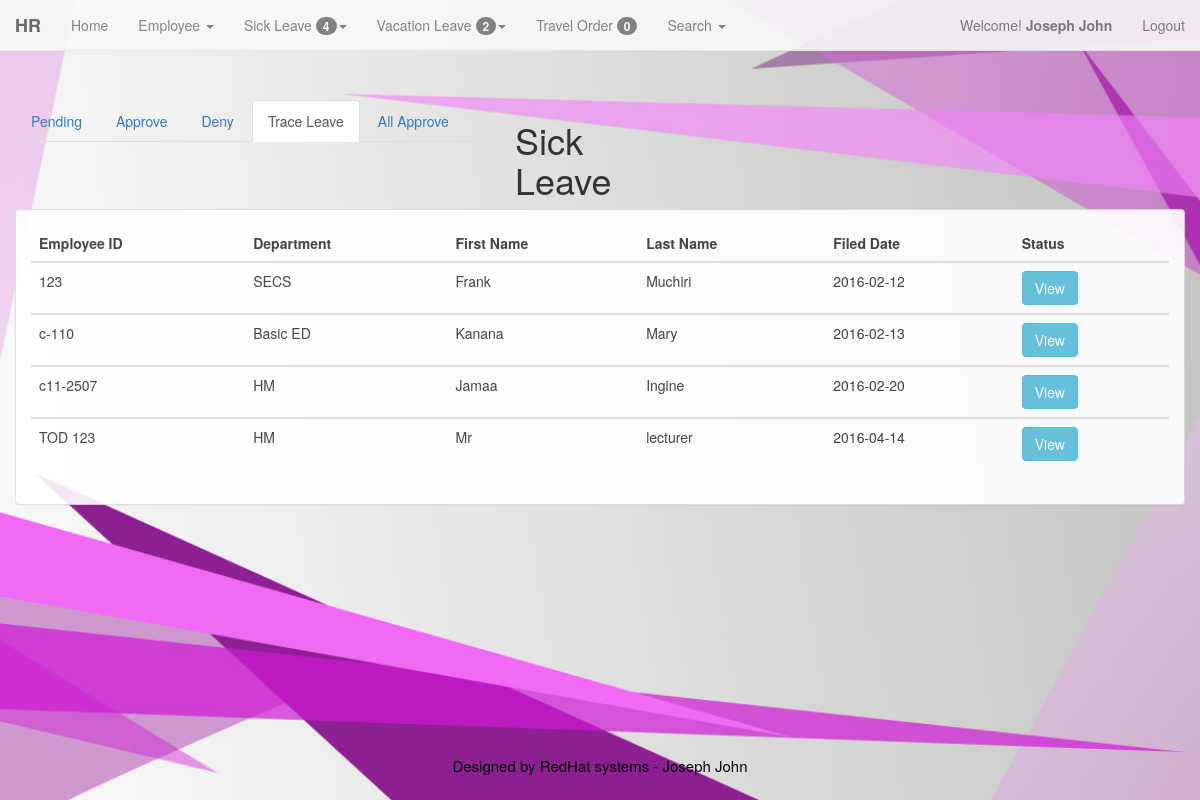
The page /admin/leave_track.php (signed in) on the database its author committed.
### tables this page shows
CREATE TABLE IF NOT EXISTS `members` (
  `id` int(11) NOT NULL AUTO_INCREMENT,
  `username` varchar(200) NOT NULL,
  `password` varchar(200) NOT NULL,
  `FirstName` varchar(200) NOT NULL,
  `LastName` varchar(200) NOT NULL,
  `LEVEL` int(1) NOT NULL,
  PRIMARY KEY (`id`)
);

CREATE TABLE IF NOT EXISTS `employee` (
  `emp_id` int(100) NOT NULL AUTO_INCREMENT,
  `id_emp` varchar(128) NOT NULL,
  `emp_fname` varchar(128) NOT NULL,
  `emp_lname` varchar(128) NOT NULL,
  `emp_mname` varchar(128) NOT NULL,
  `emp_bday` varchar(128) NOT NULL,
  `emp_age` int(11) NOT NULL,
  `emp_gen` varchar(128) NOT NULL,
  `emp_add` varchar(128) NOT NULL,
  `emp_stat` varchar(128) NOT NULL,
  `emp_cont` varchar(11) NOT NULL,
  `sss` int(10) NOT NULL,
  `pagibig` int(12) NOT NULL,
  `philhealth` int(12) NOT NULL,
  `tin` varchar(13) NOT NULL,
  `email` varchar(128) NOT NULL,
  `emp_pos` varchar(128) NOT NULL,
  `id_pos` int(11) NOT NULL,
  `id_dept` int(11) NOT NULL,
  `addedby` varchar(128) NOT NULL,
  `emp_date` date NOT NULL,
  `stat` int(2) NOT NULL,
  PRIMARY KEY (`emp_id`)
);

CREATE TABLE IF NOT EXISTS `department` (
  `id_dept` int(11) NOT NULL,
  `depart_name` varchar(128) NOT NULL,
  `emp_id` varchar(11) NOT NULL,
  PRIMARY KEY (`id_dept`)
);

CREATE TABLE IF NOT EXISTS `leaves` (
  `leaveid` int(100) NOT NULL AUTO_INCREMENT,
  `emp_id` int(100) NOT NULL,
  `date` date NOT NULL,
  `leavetype` char(100) NOT NULL,
  `edate` date NOT NULL,
  `endate` date NOT NULL,
  `no_days` int(10) NOT NULL,
  `hr_approve` int(5) NOT NULL,
  `prog_head` int(5) NOT NULL,
  `vp_operation` int(5) NOT NULL,
  `exe_vp` int(5) NOT NULL,
  `sl_stat` int(2) NOT NULL,
  PRIMARY KEY (`leaveid`)
);

### admin/leave_track.php (the view, shortened to what this page needs)
<?php
	include ('menu.php');
?>
	<div class="container-fluid">
				<div class = "row" style = "margin-top:50px">
					<div class = "col-md-5">
						<ul class="nav nav-tabs">
						  <li role="presentation"><a href="view-emp-pending.php">Pending</a></li>
						  <li role="presentation"><a href="approval_approve.php">Approve</a></li>
						  <li role="presentation"><a href="approval_deny.php">Deny</a></li>
						  <li role="presentation" class="active"><a href="leave_track.php">Trace Leave</a></li>
						  <li role="presentation"><a href="all_approve.php">All Approve</a></li>
						</ul>
					</div>
					<div class = "col-md-2">
						<h1>Sick Leave</h1>
					</div>
				</div>
<div class="container-fluid">
	<div class = "row">
		<div class="panel panel-default">
			<div class="panel-body">
				<div class="table-responsive">
					<?php
						$sql = "SELECT * FROM employee, department, leaves, executive
									WHERE employee.emp_id = leaves.emp_id
									AND employee.id_dept = department.id_dept
									AND executive.exe_vp = leaves.exe_vp
									AND employee.stat='1' AND executive.exe_vp = '1'";
						$qry=mysql_query($sql);
					?>
						<table class='table table-hover'>
									<thead>
										<tr>
											<th>Employee ID</th>
											<th>Department</th>
											<th>First Name</th>
											<th>Last Name</th>
											<th>Filed Date</th>
											<th>Status</th>
										</tr>
									</thead>
					<?php
						while($rec=mysql_fetch_array($qry))
						{
					?>
					<tbody>
						<tr>
								<td>
									<?php echo $rec['id_emp']; ?>
								</td>
								<td>
									<?php echo $rec['depart_name']; ?>
								</td>
								<td>
									<?php echo $rec['emp_fname']; ?>
								</td>
								<td>
									<?php echo $rec['emp_lname']; ?>
								</td>
								<td>
									<?php echo $rec['date']; ?>
								</td>
								<td>
									<a href='leave_track_status.php?id=<?php echo $rec['leaveid'];?>'><input type='button' value='View' data-toggle="tooltip" data-placement="top" title="View Status" class='btn btn-info'/></a>
								</td>
							</tr>
					</tbody>
				<?php
					}
					echo"</table>";
				?>
				</div>
			</div>
		</div>
	</div>
</div>
	</div>
	<?php include('footer.php');?>

### admin/menu.php (shortened to what this page needs)
<!DOCTYPE html>
<html lang="en">
  <head>
	<link href="../bootstrap/css/bootstrap.min.css" rel="stylesheet">
  </head>
<body>
<div class="container-fluid">
	<?php
		$id=$_SESSION['id'];
		$result=mysql_query("select * from members where id=$id")or die(mysql_error);
		$row=mysql_fetch_array($result);
		$FirstName=$row['FirstName'];
		$LastName=$row['LastName'];
	?>
					<?php
						$welcome_view = "SELECT * FROM leaves, approve_hr where leaves.hr_approve = approve_hr.hr_approve AND approve_hr.hr_approve = '1'";
						$welcome_viewed = mysql_query($welcome_view);
						$num_rows = mysql_num_rows($welcome_viewed);
					?>
					<?php
						$welcome_view = "SELECT * FROM vacation_log, approve_hr where vacation_log.hr_approve = approve_hr.hr_approve AND approve_hr.hr_approve = '1'";
						$welcome_viewed = mysql_query($welcome_view);
						$num_rows2 = mysql_num_rows($welcome_viewed);
					?>
					<?php
						$welcome_view = "SELECT * FROM travel_ordr where travel_ordr.acctant = '1'";
						$welcome_viewed = mysql_query($welcome_view);
						$num_rows1 = mysql_num_rows($welcome_viewed);
					?>
				<nav class="navbar navbar-default navbar-fixed-top" role="navigation">
				  <div class="container-fluid">
					<div class="navbar-header">
					  <strong><a class="navbar-brand" href="#">HR</a></strong>
					</div>
					<div class="collapse navbar-collapse" id="bs-example-navbar-collapse-1">
					<ul class="nav navbar-nav">
						<li><a href="admin.php?id=<?php echo $row['id'];?>">Home</a></li>
						<li class="dropdown">
							<a href="#" class="dropdown-toggle" data-toggle="dropdown"> Employee <span class="caret"></span></a>
						</li>
						<li class="dropdown">
							<a href="#" class="dropdown-toggle" data-toggle="dropdown"> Sick Leave <span class="badge"> <?php echo $num_rows ?></span><span class="caret"></span></a>
						</li>
						<li class="dropdown">
							<a href="#" class="dropdown-toggle" data-toggle="dropdown"> Vacation Leave <span class="badge"> <?php echo $num_rows2 ?></span><span class="caret"></span></a>
						</li>
						<li><a href="to_view.php?id=<?php echo $row['id'];?>">Travel Order <span class="badge"> <?php echo $num_rows1 ?></span></a></li>
						<li class="dropdown">
							<a href="#" class="dropdown-toggle" data-toggle="dropdown"> Search <span class="caret"></span></a>
						</li>
					</ul>
					<ul class="nav navbar-nav navbar-right">
						<p class="navbar-text">Welcome! <strong><?php echo " ".$FirstName."&nbsp".$LastName." "; ?></strong></p>
							<li><p class="navbar-text"><a href="logout.php" class="navbar-link" title="Log Out">Logout</a></p></li>
					</ul>
					</div>
				  </div>
				</nav>
	</div>
  </body>
</html>

### admin/menu.php (style rules this page uses)
body { margin-top: 50px; margin-bottom: 50px; background: url('../background2.jpg') no-repeat center center fixed; -webkit-background-size: cover; -moz-background-size: cover; -o-background-size: cover; background-size: cover; }
.navbar-default { opacity: .9; }
.panel-default { opacity: .9; }

### rows shown on the page
members: FirstName "Joseph", LastName "John"
employee: id_emp "123", id_dept.depart_name "SECS", emp_fname "Frank", emp_lname "Muchiri", leaves.date "2016-02-12"
employee: id_emp "c-110", id_dept.depart_name "Basic ED", emp_fname "Kanana", emp_lname "Mary", leaves.date "2016-02-13"
employee: id_emp "c11-2507", id_dept.depart_name "HM", emp_fname "Jamaa", emp_lname "Ingine", leaves.date "2016-02-20"
employee: id_emp "TOD 123", id_dept.depart_name "HM", emp_fname "Mr", emp_lname "lecturer", leaves.date "2016-04-14"

### other values the page prints
$num_rows "4"
$num_rows2 "2"
$num_rows1 "0"
